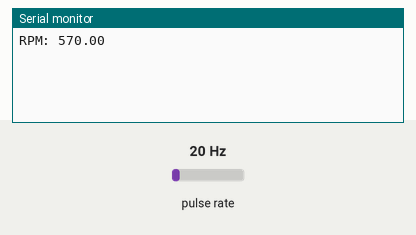
This sketch was run on a simulated ESP32. Parts: the last lines printed to the serial monitor. Wiring (inferred from the names in the program): pulse sensor: data GPIO 5. Inputs (shaded band) come from the test bench; at power-on: pulse rate 20 Hz.

Above: at 1.2 s.
1.3 s: pulse rate (sensor on GPIO 5) set to 4 Hz
At 2.6 s:
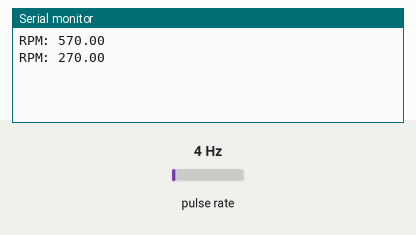
2.8 s: pulse rate (sensor on GPIO 5) set to 50 Hz
At 3.8 s:
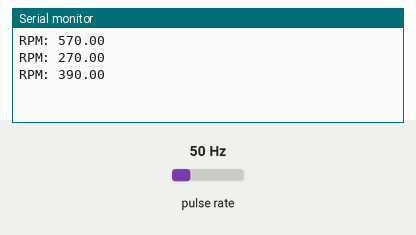
Timing chart, 0 to 5.8 s (numbered marks = the images above; inputs shaded):
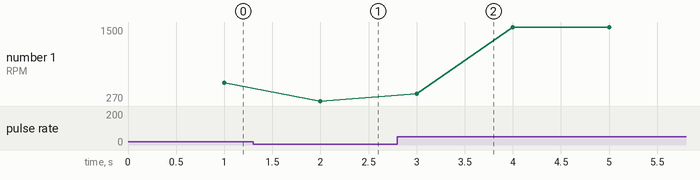

Measured:
- after the input at 1.3 s, the serial monitor: prints a new line after 0.70 s (image 1)
- after the input at 2.8 s, the serial monitor: prints a new line after 0.20 s (image 2)
- plotted number 1: 570 → 270 after the input at 1.3 s, 270 → 1500 after the input at 2.8 s

The sketch:

sketch_jan17a_hall_rpm.ino
```cpp
const int hallPin = 5;  // GPIO pin connected to the hall sensor
volatile int pulseCount = 0;  // Counts the pulses from the hall sensor
unsigned long lastPulseTime = 0;
unsigned long debounceTime = 10;  // Debounce time in milliseconds
unsigned long lastTime = 0;
unsigned long sampleTime = 1000;  // Sampling time in milliseconds (1 second)

void IRAM_ATTR handlePulse() {
  unsigned long currentTime = millis();

  // Debounce: ignore pulses too close to each other
  if (currentTime - lastPulseTime > debounceTime) {
    pulseCount++;  // Increments pulse count on each valid interrupt
    lastPulseTime = currentTime;
  }
}

void setup() {
  Serial.begin(115200);
  pinMode(hallPin, INPUT);
  attachInterrupt(digitalPinToInterrupt(hallPin), handlePulse, RISING);
}

void loop() {
  unsigned long currentTime = millis();

  // Every 1 second, calculate RPM
  if (currentTime - lastTime >= sampleTime) {
    detachInterrupt(hallPin);  // Disable interrupt temporarily to read pulseCount safely
    float rpm = (pulseCount / 2.0) * 60.0;  // Adjust based on pulses per rotation
    Serial.print("RPM: ");
    Serial.println(rpm);

    pulseCount = 0;  // Reset pulse count
    lastTime = currentTime;  // Update time
    attachInterrupt(digitalPinToInterrupt(hallPin), handlePulse, RISING);  // Re-enable interrupt
  }
}
```
